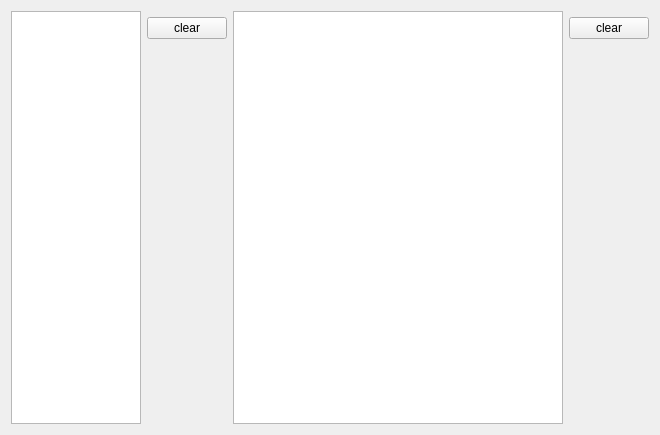
<?xml version="1.0" encoding="UTF-8"?>
<ui version="4.0">
 <class>RegisterWidget</class>
 <widget class="QWidget" name="RegisterWidget">
  <property name="geometry">
   <rect>
    <x>0</x>
    <y>0</y>
    <width>660</width>
    <height>435</height>
   </rect>
  </property>
  <property name="windowTitle">
   <string>RegisterWidget</string>
  </property>
  <layout class="QGridLayout" name="gridLayout">
   <item row="0" column="0" rowspan="3">
    <widget class="QTableView" name="registerView">
     <attribute name="horizontalHeaderVisible">
      <bool>false</bool>
     </attribute>
     <attribute name="horizontalHeaderDefaultSectionSize">
      <number>57</number>
     </attribute>
     <attribute name="horizontalHeaderStretchLastSection">
      <bool>true</bool>
     </attribute>
    </widget>
   </item>
   <item row="0" column="2" rowspan="3">
    <widget class="QTableView" name="poseRegisterView">
     <property name="minimumSize">
      <size>
       <width>330</width>
       <height>0</height>
      </size>
     </property>
     <attribute name="horizontalHeaderVisible">
      <bool>false</bool>
     </attribute>
     <attribute name="horizontalHeaderHighlightSections">
      <bool>true</bool>
     </attribute>
     <attribute name="horizontalHeaderStretchLastSection">
      <bool>true</bool>
     </attribute>
     <attribute name="verticalHeaderVisible">
      <bool>true</bool>
     </attribute>
     <attribute name="verticalHeaderMinimumSectionSize">
      <number>30</number>
     </attribute>
     <attribute name="verticalHeaderDefaultSectionSize">
      <number>53</number>
     </attribute>
     <attribute name="verticalHeaderHighlightSections">
      <bool>false</bool>
     </attribute>
     <attribute name="verticalHeaderStretchLastSection">
      <bool>false</bool>
     </attribute>
    </widget>
   </item>
   <item row="1" column="1">
    <widget class="QPushButton" name="clearRegButton">
     <property name="text">
      <string>clear</string>
     </property>
    </widget>
   </item>
   <item row="1" column="3">
    <widget class="QPushButton" name="clearPoseRegButton">
     <property name="text">
      <string>clear</string>
     </property>
    </widget>
   </item>
   <item row="2" column="1">
    <spacer name="verticalSpacer">
     <property name="orientation">
      <enum>Qt::Vertical</enum>
     </property>
     <property name="sizeHint" stdset="0">
      <size>
       <width>20</width>
       <height>378</height>
      </size>
     </property>
    </spacer>
   </item>
   <item row="2" column="3">
    <spacer name="verticalSpacer_2">
     <property name="orientation">
      <enum>Qt::Vertical</enum>
     </property>
     <property name="sizeHint" stdset="0">
      <size>
       <width>20</width>
       <height>378</height>
      </size>
     </property>
    </spacer>
   </item>
  </layout>
 </widget>
 <resources/>
 <connections/>
</ui>
